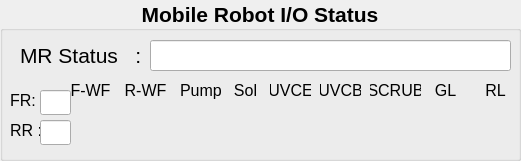
   <widget class="QGroupBox" name="mrstatus_groupBox">
    <property name="enabled">
     <bool>true</bool>
    </property>
    <property name="geometry">
     <rect>
      <x>20</x>
      <y>570</y>
      <width>521</width>
      <height>161</height>
     </rect>
    </property>
    <property name="font">
     <font>
      <pointsize>16</pointsize>
      <weight>75</weight>
      <bold>true</bold>
     </font>
    </property>
    <property name="autoFillBackground">
     <bool>false</bool>
    </property>
    <property name="title">
     <string>Mobile Robot I/O Status</string>
    </property>
    <property name="alignment">
     <set>Qt::AlignCenter</set>
    </property>
    <property name="flat">
     <bool>false</bool>
    </property>
    <property name="checkable">
     <bool>false</bool>
    </property>
    <widget class="QLabel" name="mrstat_label">
     <property name="geometry">
      <rect>
       <x>20</x>
       <y>40</y>
       <width>131</width>
       <height>31</height>
      </rect>
     </property>
     <property name="font">
      <font>
       <weight>50</weight>
       <bold>false</bold>
      </font>
     </property>
     <property name="text">
      <string>MR Status   :</string>
     </property>
    </widget>
    <widget class="QLineEdit" name="mrstat_lineEdit">
     <property name="geometry">
      <rect>
       <x>150</x>
       <y>40</y>
       <width>361</width>
       <height>31</height>
      </rect>
     </property>
     <property name="font">
      <font>
       <pointsize>12</pointsize>
      </font>
     </property>
    </widget>
    <widget class="QLabel" name="pumpled_label">
     <property name="geometry">
      <rect>
       <x>180</x>
       <y>110</y>
       <width>31</width>
       <height>31</height>
      </rect>
     </property>
     <property name="text">
      <string/>
     </property>
     <property name="pixmap">
      <pixmap resource="resources.qrc">:/icons/gray-led-on.png</pixmap>
     </property>
     <property name="scaledContents">
      <bool>true</bool>
     </property>
    </widget>
    <widget class="QLabel" name="pumptext_label">
     <property name="geometry">
      <rect>
       <x>180</x>
       <y>80</y>
       <width>41</width>
       <height>21</height>
      </rect>
     </property>
     <property name="font">
      <font>
       <pointsize>12</pointsize>
       <weight>50</weight>
       <bold>false</bold>
      </font>
     </property>
     <property name="text">
      <string>Pump</string>
     </property>
    </widget>
    <widget class="QLabel" name="soltext_label">
     <property name="geometry">
      <rect>
       <x>230</x>
       <y>80</y>
       <width>31</width>
       <height>21</height>
      </rect>
     </property>
     <property name="font">
      <font>
       <pointsize>12</pointsize>
       <weight>50</weight>
       <bold>false</bold>
      </font>
     </property>
     <property name="text">
      <string>Sol</string>
     </property>
     <property name="alignment">
      <set>Qt::AlignCenter</set>
     </property>
    </widget>
    <widget class="QLabel" name="solled_label">
     <property name="geometry">
      <rect>
       <x>230</x>
       <y>110</y>
       <width>31</width>
       <height>31</height>
      </rect>
     </property>
     <property name="text">
      <string/>
     </property>
     <property name="pixmap">
      <pixmap resource="resources.qrc">:/icons/gray-led-on.png</pixmap>
     </property>
     <property name="scaledContents">
      <bool>true</bool>
     </property>
    </widget>
    <widget class="QLabel" name="uvcetext_label">
     <property name="geometry">
      <rect>
       <x>270</x>
       <y>80</y>
       <width>41</width>
       <height>21</height>
      </rect>
     </property>
     <property name="font">
      <font>
       <pointsize>12</pointsize>
       <weight>50</weight>
       <bold>false</bold>
      </font>
     </property>
     <property name="text">
      <string>UVCE</string>
     </property>
     <property name="alignment">
      <set>Qt::AlignCenter</set>
     </property>
    </widget>
    <widget class="QLabel" name="UVCEled_label">
     <property name="geometry">
      <rect>
       <x>280</x>
       <y>110</y>
       <width>31</width>
       <height>31</height>
      </rect>
     </property>
     <property name="text">
      <string/>
     </property>
     <property name="pixmap">
      <pixmap resource="resources.qrc">:/icons/gray-led-on.png</pixmap>
     </property>
     <property name="scaledContents">
      <bool>true</bool>
     </property>
    </widget>
    <widget class="QLabel" name="fwftext_label">
     <property name="geometry">
      <rect>
       <x>70</x>
       <y>80</y>
       <width>41</width>
       <height>21</height>
      </rect>
     </property>
     <property name="font">
      <font>
       <pointsize>12</pointsize>
       <weight>50</weight>
       <bold>false</bold>
      </font>
     </property>
     <property name="text">
      <string>F-WF</string>
     </property>
     <property name="alignment">
      <set>Qt::AlignCenter</set>
     </property>
    </widget>
    <widget class="QLabel" name="fwtled_label">
     <property name="geometry">
      <rect>
       <x>80</x>
       <y>110</y>
       <width>31</width>
       <height>31</height>
      </rect>
     </property>
     <property name="text">
      <string/>
     </property>
     <property name="pixmap">
      <pixmap resource="resources.qrc">:/icons/gray-led-on.png</pixmap>
     </property>
     <property name="scaledContents">
      <bool>true</bool>
     </property>
    </widget>
    <widget class="QLabel" name="rwftext_label">
     <property name="geometry">
      <rect>
       <x>120</x>
       <y>80</y>
       <width>51</width>
       <height>21</height>
      </rect>
     </property>
     <property name="font">
      <font>
       <pointsize>12</pointsize>
       <weight>50</weight>
       <bold>false</bold>
      </font>
     </property>
     <property name="text">
      <string>R-WF</string>
     </property>
     <property name="alignment">
      <set>Qt::AlignCenter</set>
     </property>
    </widget>
    <widget class="QLabel" name="rwtled_label">
     <property name="geometry">
      <rect>
       <x>130</x>
       <y>110</y>
       <width>31</width>
       <height>31</height>
      </rect>
     </property>
     <property name="text">
      <string/>
     </property>
     <property name="pixmap">
      <pixmap resource="resources.qrc">:/icons/gray-led-on.png</pixmap>
     </property>
     <property name="scaledContents">
      <bool>true</bool>
     </property>
    </widget>
    <widget class="QLabel" name="frantext_label">
     <property name="geometry">
      <rect>
       <x>10</x>
       <y>90</y>
       <width>31</width>
       <height>20</height>
      </rect>
     </property>
     <property name="font">
      <font>
       <pointsize>12</pointsize>
       <weight>50</weight>
       <bold>false</bold>
      </font>
     </property>
     <property name="text">
      <string>FR:</string>
     </property>
    </widget>
    <widget class="QLineEdit" name="fran_lineEdit">
     <property name="geometry">
      <rect>
       <x>40</x>
       <y>90</y>
       <width>31</width>
       <height>25</height>
      </rect>
     </property>
     <property name="font">
      <font>
       <pointsize>12</pointsize>
       <weight>50</weight>
       <bold>false</bold>
      </font>
     </property>
     <property name="alignment">
      <set>Qt::AlignCenter</set>
     </property>
    </widget>
    <widget class="QLabel" name="rrantext_label">
     <property name="geometry">
      <rect>
       <x>10</x>
       <y>120</y>
       <width>31</width>
       <height>20</height>
      </rect>
     </property>
     <property name="font">
      <font>
       <pointsize>12</pointsize>
       <weight>50</weight>
       <bold>false</bold>
      </font>
     </property>
     <property name="text">
      <string>RR :</string>
     </property>
    </widget>
    <widget class="QLineEdit" name="rran_lineEdit">
     <property name="geometry">
      <rect>
       <x>40</x>
       <y>120</y>
       <width>31</width>
       <height>25</height>
      </rect>
     </property>
     <property name="font">
      <font>
       <pointsize>12</pointsize>
       <weight>50</weight>
       <bold>false</bold>
      </font>
     </property>
     <property name="alignment">
      <set>Qt::AlignCenter</set>
     </property>
    </widget>
    <widget class="QLabel" name="uvcbtext_label">
     <property name="geometry">
      <rect>
       <x>320</x>
       <y>80</y>
       <width>41</width>
       <height>21</height>
      </rect>
     </property>
     <property name="font">
      <font>
       <pointsize>12</pointsize>
       <weight>50</weight>
       <bold>false</bold>
      </font>
     </property>
     <property name="text">
      <string>UVCB</string>
     </property>
     <property name="alignment">
      <set>Qt::AlignCenter</set>
     </property>
    </widget>
    <widget class="QLabel" name="UVCBled_label">
     <property name="geometry">
      <rect>
       <x>330</x>
       <y>110</y>
       <width>31</width>
       <height>31</height>
      </rect>
     </property>
     <property name="text">
      <string/>
     </property>
     <property name="pixmap">
      <pixmap resource="resources.qrc">:/icons/gray-led-on.png</pixmap>
     </property>
     <property name="scaledContents">
      <bool>true</bool>
     </property>
    </widget>
    <widget class="QLabel" name="scrubtext_label">
     <property name="geometry">
      <rect>
       <x>370</x>
       <y>80</y>
       <width>51</width>
       <height>21</height>
      </rect>
     </property>
     <property name="font">
      <font>
       <pointsize>12</pointsize>
       <weight>50</weight>
       <bold>false</bold>
      </font>
     </property>
     <property name="text">
      <string>SCRUB</string>
     </property>
     <property name="alignment">
      <set>Qt::AlignCenter</set>
     </property>
    </widget>
    <widget class="QLabel" name="Scrubled_label">
     <property name="geometry">
      <rect>
       <x>380</x>
       <y>110</y>
       <width>31</width>
       <height>31</height>
      </rect>
     </property>
     <property name="text">
      <string/>
     </property>
     <property name="pixmap">
      <pixmap resource="resources.qrc">:/icons/gray-led-on.png</pixmap>
     </property>
     <property name="scaledContents">
      <bool>true</bool>
     </property>
    </widget>
    <widget class="QLabel" name="glaserled_label">
     <property name="geometry">
      <rect>
       <x>430</x>
       <y>110</y>
       <width>31</width>
       <height>31</height>
      </rect>
     </property>
     <property name="text">
      <string/>
     </property>
     <property name="pixmap">
      <pixmap resource="resources.qrc">:/icons/gray-led-on.png</pixmap>
     </property>
     <property name="scaledContents">
      <bool>true</bool>
     </property>
    </widget>
    <widget class="QLabel" name="glasertext_label">
     <property name="geometry">
      <rect>
       <x>430</x>
       <y>80</y>
       <width>31</width>
       <height>21</height>
      </rect>
     </property>
     <property name="font">
      <font>
       <pointsize>12</pointsize>
       <weight>50</weight>
       <bold>false</bold>
      </font>
     </property>
     <property name="text">
      <string>GL</string>
     </property>
     <property name="alignment">
      <set>Qt::AlignCenter</set>
     </property>
    </widget>
    <widget class="QLabel" name="rlasertext_label">
     <property name="geometry">
      <rect>
       <x>480</x>
       <y>80</y>
       <width>31</width>
       <height>21</height>
      </rect>
     </property>
     <property name="font">
      <font>
       <pointsize>12</pointsize>
       <weight>50</weight>
       <bold>false</bold>
      </font>
     </property>
     <property name="text">
      <string>RL</string>
     </property>
     <property name="alignment">
      <set>Qt::AlignCenter</set>
     </property>
    </widget>
    <widget class="QLabel" name="rlaserled_label">
     <property name="geometry">
      <rect>
       <x>480</x>
       <y>110</y>
       <width>31</width>
       <height>31</height>
      </rect>
     </property>
     <property name="text">
      <string/>
     </property>
     <property name="pixmap">
      <pixmap resource="resources.qrc">:/icons/gray-led-on.png</pixmap>
     </property>
     <property name="scaledContents">
      <bool>true</bool>
     </property>
    </widget>
   </widget>
